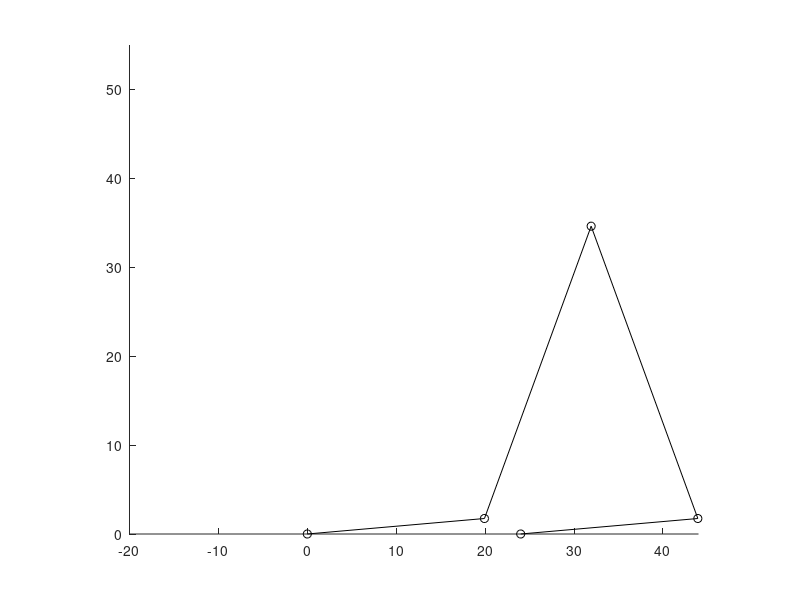
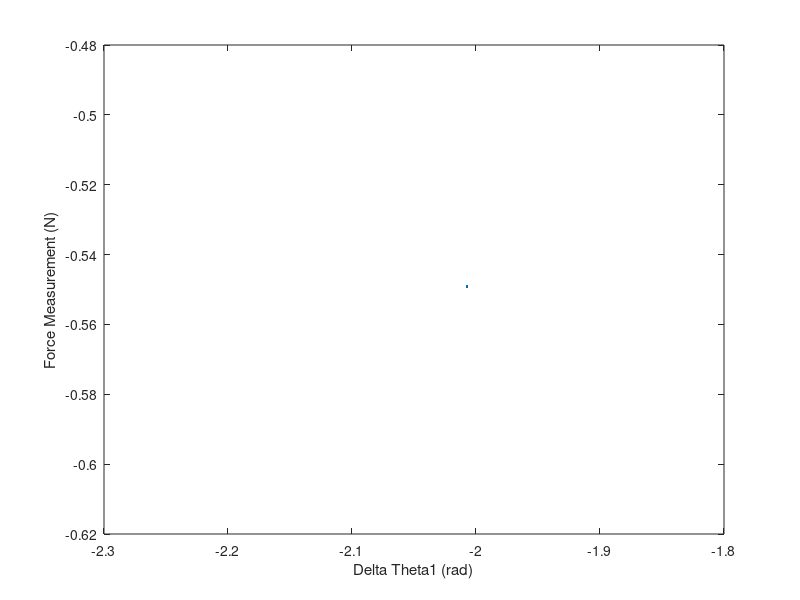

Write the MATLAB code that produced these figures, in order.
% Simulation of double-crank mechanism moving
clc; clear; close all

%% Define problem constraints
% Spring constant calculation
% For the following spring: https://www.mcmaster.com/9271K665/
maxTorque = 0.25; % in-lb
maxDeflection = pi; % radians = 180 degrees

maxTorque = maxTorque * (25.4/1) * (4.448/1); % N-mm
k = -maxTorque/maxDeflection; % N-mm/rad

% Define link lengths
l1 = 20;
l2 = 35;
l3 = 35;
l4 = 20;
l5 = 24;

% First and Last point coordinates
Ax = 0;
Ay = 0;
Ex = l5;
Ey = 0;

% Spring positions - resting & max (desired)
theta1_rest = 4*pi/6;
theta2_rest = 2*pi/6;

% theta1_max = pi; % 7*pi/6;
% theta2_max = -pi/4; % - (theta1_max - pi);

% Create figure window
figure
axis equal
hold on
xlim([-l1 Ex+l4])
ylim([Ay l1+l2])

h = []; % initialize plot object to delete at the proper time
q = [];

for iter = 1:3

    %% Loading joint configurations
    
    % Configurations for base angles
    %% REPLACE WITH ACTUAL SENSOR VALUES
%     n = 150; % Number of configurations to try
%     theta1 = linspace(theta1_rest, theta1_max, n);
%     theta2 = linspace(theta2_rest, theta2_max, n);

    n = 1;
    theta1 = input("Enter theta1 angle (in degrees)")*pi/180;
    theta2 = input("Enter theta2 angle (in degrees)")*pi/180;
    
    delete(h)
    delete(q)

    % Convert raw angle to a Delta-angle change wrt resting positions
    dTheta1 = theta1 - theta1_rest;
    dTheta2 = theta2_rest - theta2;
    
    %% Get sensor values for Theta1 and Theta 2
    % % Initialize configurations w/ rest as first configuration
    % x1 = [3*pi/4 x1];
    % x2 = [pi/4 x2];
    % 
    % n = length(x1);
    % theta1 = theta1_0 + x1*pi/180;
    % theta2 = theta2_0 - x2*pi/180;
    
    %% Calculate coordinates of all other joints
    % Coords of joints 2 and 4
    Bx = l1*cos(theta1);
    By = l1*sin(theta1);
    Dx = l5 + l4*cos(theta2);
    Dy = l4*sin(theta2);
    
    % Get distance between joints 2 and 4
    d = sqrt((Dx - Bx).^2 + (Dy - By).^2);
    
    % if any(abs(l3-l4) > d | d > l3+l4)
    %     msgbox('Simulation is impossible. Check dimensions');
    %     return
    % end
    
    % Calculate angle between d and l2
    alpha = acos((l2.^2 + d.^2 - l3.^2)./(2*l2.*d));
    
    % Get "V" vector with length l2 along d
    vx = l2*(Dx - Bx)./d;
    vy = l2*(Dy - By)./d;
    
    % Calculate end effector x,y by rotating V vector by alpha (rot. matrix)
    Cx = (vx.*cos(alpha) - vy.*sin(alpha) + Bx)';
    Cy = (vx.*sin(alpha) + vy.*cos(alpha) + By)';
    
    if iter == 1
        Cx_init = Cx;
        Cy_init = Cy;
    end
    
    %% Create array of force vectors TEMP since we want this to coincide with the Delta-X of the end effector
    % Fx = Cx;
    % Fy = Cy + 4;
    
    FappList = zeros(1,n); % Initialize force readings
    
    for i = 1:n
%         j = i-1:i; % Range for path tracing
%         plot(Cx(j),Cy(j),'Color','r')
	    h = plot([Ax Bx(i) Cx(i) Dx(i) Ex], ...
                 [Ay By(i) Cy(i) Dy(i) Ey], '-ok');
    
        q = quiver(Cx_init, Cy_init, Cx(i)-Cx_init, Cy(i)-Cy_init, 1, 'm');
    
        % Define link coordinates for angle calculations
        A = [Ax Ay];
        B = [Bx(i) By(i)];
        C = [Cx(i) Cy(i)];
        D = [Dx(i) Dy(i)];
        E = [Ex Ey];
%         F = [Fx(i) Fy(i)];
    
        % Shift coordinates wrt different frames for angle calculation
        C1 = C - B;
        C2 = C - D;
    %     Ftemp1 = F - C1 - B;
    %     Ftemp2 = F - C2 - D;
        
        gamma1 = acos(dot(C1,-B)/(norm(C1)*norm(B))); % Angle between link 1 & 2
        gamma2 = acos(dot(C2,-(D-E))/(norm(C2)*norm(D-E))); % Angle between link 3 & 4
    %     gamma3 = acosd(dot(Ftemp1,C1)/(norm(C1)*norm(Ftemp1))); % Angle between link 2 & Fapp
    %     gamma4 = acosd(dot(Ftemp2,C2)/(norm(C2)*norm(Ftemp2))); % Angle between link 3 & Fapp

        Fapp1 = (-k*dTheta1(i) / (l1*sin(gamma1)));
        Fapp2 = (-k*dTheta2(i) / (l4*sin(gamma2)));
    
        Fapp = Fapp1 + Fapp2
    %     Fapp = (-k*dTheta1(i) / l1*sin(gamma1)) + (-k*-dTheta2(i) / l4*sin(gamma2));
    %     Fapp = -k*angle2 / (cos(angleC) * sin(angleC) * l4);
        
        FappList(i) = Fapp;
    
	    pause(0.1);
%         if i<100
%             delete(h)
%             delete(q)
%         end
    end
end
    hold off
    
    figure
    xlim("auto")
    ylim("auto")
    
    plot(dTheta1,FappList)
    xlabel("Delta Theta1 (rad)")
    ylabel("Force Measurement (N)")

